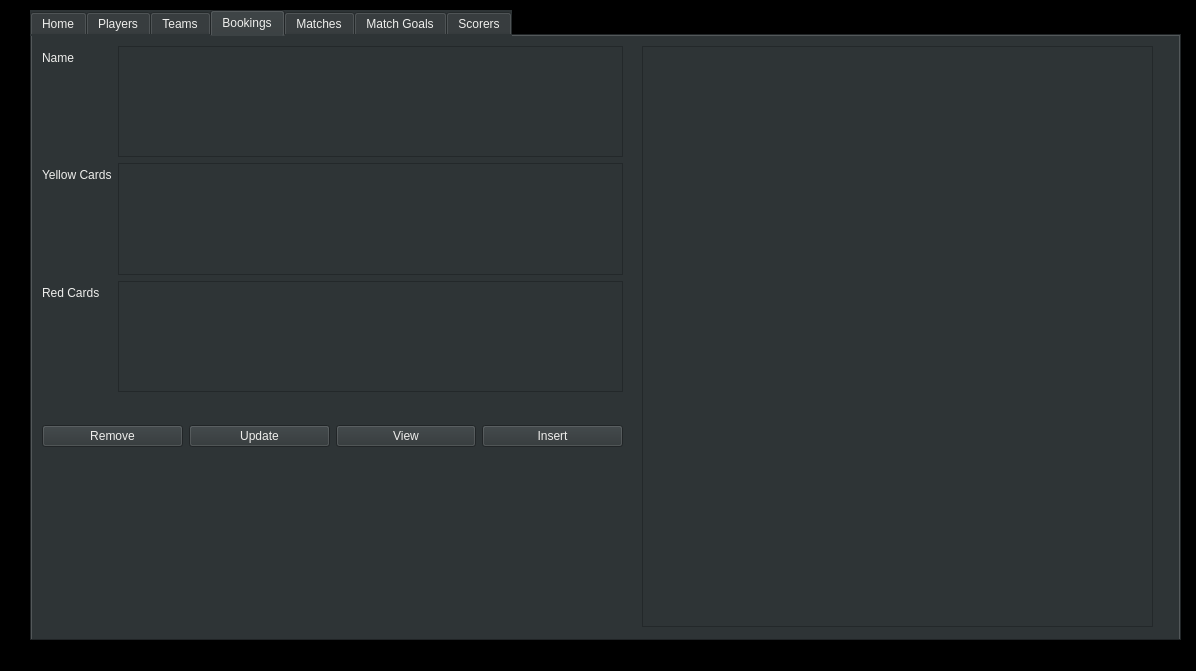
<?xml version="1.0" encoding="UTF-8"?>
<ui version="4.0">
 <class>MainWindow</class>
 <widget class="QMainWindow" name="MainWindow">
  <property name="geometry">
   <rect>
    <x>0</x>
    <y>0</y>
    <width>1196</width>
    <height>671</height>
   </rect>
  </property>
  <property name="windowTitle">
   <string>MainWindow</string>
  </property>
  <property name="autoFillBackground">
   <bool>false</bool>
  </property>
  <property name="styleSheet">
   <string notr="true">background-color: rgb(0, 0, 0);</string>
  </property>
  <widget class="QWidget" name="centralwidget">
   <widget class="QTabWidget" name="tabWidget">
    <property name="geometry">
     <rect>
      <x>30</x>
      <y>10</y>
      <width>1151</width>
      <height>631</height>
     </rect>
    </property>
    <property name="autoFillBackground">
     <bool>true</bool>
    </property>
    <property name="styleSheet">
     <string notr="true">background-color: rgb(46, 52, 54);
color: rgb(238, 238, 236);</string>
    </property>
    <property name="currentIndex">
     <number>3</number>
    </property>
    <widget class="QWidget" name="home_tab">
     <attribute name="title">
      <string>Home</string>
     </attribute>
     <widget class="QLabel" name="label_home">
      <property name="geometry">
       <rect>
        <x>0</x>
        <y>0</y>
        <width>1151</width>
        <height>611</height>
       </rect>
      </property>
      <property name="font">
       <font>
        <family>Linux Libertine Initials O</family>
        <pointsize>18</pointsize>
       </font>
      </property>
      <property name="layoutDirection">
       <enum>Qt::LeftToRight</enum>
      </property>
      <property name="frameShape">
       <enum>QFrame::Box</enum>
      </property>
      <property name="frameShadow">
       <enum>QFrame::Sunken</enum>
      </property>
      <property name="text">
       <string/>
      </property>
      <property name="pixmap">
       <pixmap>1200px-Panoramic_santiago_bernabeu.jpg</pixmap>
      </property>
      <property name="alignment">
       <set>Qt::AlignCenter</set>
      </property>
      <property name="margin">
       <number>-2</number>
      </property>
     </widget>
     <widget class="QLabel" name="label">
      <property name="geometry">
       <rect>
        <x>370</x>
        <y>320</y>
        <width>301</width>
        <height>61</height>
       </rect>
      </property>
      <property name="font">
       <font>
        <family>Noto Sans CJK JP</family>
        <pointsize>25</pointsize>
        <weight>75</weight>
        <italic>true</italic>
        <bold>true</bold>
        <underline>false</underline>
       </font>
      </property>
      <property name="autoFillBackground">
       <bool>false</bool>
      </property>
      <property name="styleSheet">
       <string notr="true">background-color: rgb(46, 52, 54);
color: rgb(211, 215, 207);</string>
      </property>
      <property name="text">
       <string>FIFA Manager 1.01</string>
      </property>
      <property name="textFormat">
       <enum>Qt::RichText</enum>
      </property>
      <property name="wordWrap">
       <bool>false</bool>
      </property>
     </widget>
     <widget class="QLabel" name="label_28">
      <property name="geometry">
       <rect>
        <x>420</x>
        <y>380</y>
        <width>191</width>
        <height>31</height>
       </rect>
      </property>
      <property name="font">
       <font>
        <family>Ubuntu</family>
        <pointsize>14</pointsize>
        <weight>50</weight>
        <italic>false</italic>
        <bold>false</bold>
       </font>
      </property>
      <property name="autoFillBackground">
       <bool>false</bool>
      </property>
      <property name="styleSheet">
       <string notr="true">background-color: rgb(46, 52, 54);
font: 14pt &quot;Ubuntu&quot;;
color: rgb(211, 215, 207);</string>
      </property>
      <property name="text">
       <string>FIFAマネージャー1.01</string>
      </property>
      <property name="textFormat">
       <enum>Qt::RichText</enum>
      </property>
      <property name="wordWrap">
       <bool>false</bool>
      </property>
     </widget>
    </widget>
    <widget class="QWidget" name="Players_tab">
     <attribute name="title">
      <string>Players</string>
     </attribute>
     <widget class="QTableView" name="tableView_players">
      <property name="geometry">
       <rect>
        <x>610</x>
        <y>10</y>
        <width>511</width>
        <height>581</height>
       </rect>
      </property>
      <property name="autoFillBackground">
       <bool>false</bool>
      </property>
     </widget>
     <widget class="QWidget" name="horizontalLayoutWidget">
      <property name="geometry">
       <rect>
        <x>20</x>
        <y>510</y>
        <width>571</width>
        <height>71</height>
       </rect>
      </property>
      <layout class="QHBoxLayout" name="horizontalLayout">
       <item>
        <widget class="QPushButton" name="pushButton_players_rm">
         <property name="text">
          <string>Remove</string>
         </property>
        </widget>
       </item>
       <item>
        <widget class="QPushButton" name="pushButton_players_up">
         <property name="text">
          <string>Update</string>
         </property>
        </widget>
       </item>
       <item>
        <widget class="QPushButton" name="pushButton_players_vw">
         <property name="text">
          <string>View</string>
         </property>
        </widget>
       </item>
       <item>
        <widget class="QPushButton" name="pushButton_players_in">
         <property name="text">
          <string>Insert</string>
         </property>
        </widget>
       </item>
      </layout>
     </widget>
     <widget class="QWidget" name="formLayoutWidget">
      <property name="geometry">
       <rect>
        <x>20</x>
        <y>10</y>
        <width>571</width>
        <height>481</height>
       </rect>
      </property>
      <layout class="QFormLayout" name="formLayout">
       <property name="fieldGrowthPolicy">
        <enum>QFormLayout::ExpandingFieldsGrow</enum>
       </property>
       <property name="rowWrapPolicy">
        <enum>QFormLayout::WrapLongRows</enum>
       </property>
       <property name="horizontalSpacing">
        <number>6</number>
       </property>
       <property name="verticalSpacing">
        <number>6</number>
       </property>
       <item row="0" column="0">
        <widget class="QLabel" name="label_2">
         <property name="text">
          <string>Name</string>
         </property>
        </widget>
       </item>
       <item row="1" column="0">
        <widget class="QLabel" name="label_4">
         <property name="text">
          <string>Country</string>
         </property>
        </widget>
       </item>
       <item row="2" column="0">
        <widget class="QLabel" name="label_5">
         <property name="text">
          <string>Position</string>
         </property>
        </widget>
       </item>
       <item row="3" column="0">
        <widget class="QLabel" name="label_6">
         <property name="text">
          <string>Age</string>
         </property>
        </widget>
       </item>
       <item row="4" column="0">
        <widget class="QLabel" name="label_7">
         <property name="text">
          <string>Height</string>
         </property>
        </widget>
       </item>
       <item row="5" column="0">
        <widget class="QLabel" name="label_8">
         <property name="text">
          <string>Weight</string>
         </property>
        </widget>
       </item>
       <item row="6" column="0">
        <widget class="QLabel" name="label_9">
         <property name="text">
          <string>Rating</string>
         </property>
        </widget>
       </item>
       <item row="0" column="1">
        <widget class="QTextEdit" name="textEdit_players_nm"/>
       </item>
       <item row="1" column="1">
        <widget class="QTextEdit" name="textEdit_players_cntry"/>
       </item>
       <item row="2" column="1">
        <widget class="QTextEdit" name="textEdit_players_pos"/>
       </item>
       <item row="3" column="1">
        <widget class="QTextEdit" name="textEdit_players_age"/>
       </item>
       <item row="4" column="1">
        <widget class="QTextEdit" name="textEdit_players_ht"/>
       </item>
       <item row="5" column="1">
        <widget class="QTextEdit" name="textEdit_players_wt"/>
       </item>
       <item row="6" column="1">
        <widget class="QTextEdit" name="textEdit_players_rtng"/>
       </item>
      </layout>
     </widget>
    </widget>
    <widget class="QWidget" name="Teams_tab">
     <attribute name="title">
      <string>Teams</string>
     </attribute>
     <widget class="QTableView" name="tableView_teams">
      <property name="geometry">
       <rect>
        <x>610</x>
        <y>10</y>
        <width>511</width>
        <height>581</height>
       </rect>
      </property>
     </widget>
     <widget class="QWidget" name="horizontalLayoutWidget_2">
      <property name="geometry">
       <rect>
        <x>10</x>
        <y>340</y>
        <width>591</width>
        <height>80</height>
       </rect>
      </property>
      <layout class="QHBoxLayout" name="horizontalLayout_2">
       <item>
        <widget class="QPushButton" name="pushButton_teams_rm">
         <property name="text">
          <string>Remove</string>
         </property>
        </widget>
       </item>
       <item>
        <widget class="QPushButton" name="pushButton_teams_up">
         <property name="text">
          <string>Update</string>
         </property>
        </widget>
       </item>
       <item>
        <widget class="QPushButton" name="pushButton_teams_vw">
         <property name="text">
          <string>View</string>
         </property>
        </widget>
       </item>
       <item>
        <widget class="QPushButton" name="pushButton_teams_in">
         <property name="text">
          <string>Insert</string>
         </property>
        </widget>
       </item>
      </layout>
     </widget>
     <widget class="QWidget" name="formLayoutWidget_2">
      <property name="geometry">
       <rect>
        <x>20</x>
        <y>40</y>
        <width>571</width>
        <height>224</height>
       </rect>
      </property>
      <layout class="QFormLayout" name="formLayout_2">
       <item row="0" column="0">
        <widget class="QLabel" name="label_10">
         <property name="text">
          <string>Name</string>
         </property>
        </widget>
       </item>
       <item row="1" column="0">
        <widget class="QLabel" name="label_11">
         <property name="text">
          <string>Country</string>
         </property>
        </widget>
       </item>
       <item row="2" column="0">
        <widget class="QLabel" name="label_12">
         <property name="text">
          <string>Captain</string>
         </property>
        </widget>
       </item>
       <item row="0" column="1">
        <widget class="QTextEdit" name="textEdit_teams_nm"/>
       </item>
       <item row="1" column="1">
        <widget class="QTextEdit" name="textEdit_teams_cntry"/>
       </item>
       <item row="2" column="1">
        <widget class="QTextEdit" name="textEdit_teams_cptn"/>
       </item>
      </layout>
     </widget>
    </widget>
    <widget class="QWidget" name="Bookings_tab">
     <attribute name="title">
      <string>Bookings</string>
     </attribute>
     <widget class="QTableView" name="tableView_bookings">
      <property name="geometry">
       <rect>
        <x>610</x>
        <y>10</y>
        <width>511</width>
        <height>581</height>
       </rect>
      </property>
     </widget>
     <widget class="QWidget" name="horizontalLayoutWidget_3">
      <property name="geometry">
       <rect>
        <x>10</x>
        <y>360</y>
        <width>581</width>
        <height>80</height>
       </rect>
      </property>
      <layout class="QHBoxLayout" name="horizontalLayout_3">
       <item>
        <widget class="QPushButton" name="pushButton_bookings_rm">
         <property name="text">
          <string>Remove</string>
         </property>
        </widget>
       </item>
       <item>
        <widget class="QPushButton" name="pushButton_bookings_up">
         <property name="text">
          <string>Update</string>
         </property>
        </widget>
       </item>
       <item>
        <widget class="QPushButton" name="pushButton_bookings_vw">
         <property name="text">
          <string>View</string>
         </property>
        </widget>
       </item>
       <item>
        <widget class="QPushButton" name="pushButton_bookings_in">
         <property name="text">
          <string>Insert</string>
         </property>
        </widget>
       </item>
      </layout>
     </widget>
     <widget class="QWidget" name="formLayoutWidget_3">
      <property name="geometry">
       <rect>
        <x>10</x>
        <y>10</y>
        <width>581</width>
        <height>346</height>
       </rect>
      </property>
      <layout class="QFormLayout" name="formLayout_4">
       <item row="0" column="0">
        <widget class="QLabel" name="label_13">
         <property name="text">
          <string>Name</string>
         </property>
        </widget>
       </item>
       <item row="1" column="0">
        <widget class="QLabel" name="label_14">
         <property name="text">
          <string>Yellow Cards</string>
         </property>
        </widget>
       </item>
       <item row="2" column="0">
        <widget class="QLabel" name="label_15">
         <property name="text">
          <string>Red Cards</string>
         </property>
        </widget>
       </item>
       <item row="0" column="1">
        <widget class="QTextEdit" name="textEdit_bookings_nm">
         <property name="sizePolicy">
          <sizepolicy hsizetype="Expanding" vsizetype="Expanding">
           <horstretch>0</horstretch>
           <verstretch>0</verstretch>
          </sizepolicy>
         </property>
        </widget>
       </item>
       <item row="1" column="1">
        <widget class="QTextEdit" name="textEdit_bookings_yc"/>
       </item>
       <item row="2" column="1">
        <widget class="QTextEdit" name="textEdit_bookings_rc"/>
       </item>
      </layout>
     </widget>
    </widget>
    <widget class="QWidget" name="Matches_tab">
     <attribute name="title">
      <string>Matches</string>
     </attribute>
     <widget class="QTableView" name="tableView_matches">
      <property name="geometry">
       <rect>
        <x>610</x>
        <y>10</y>
        <width>511</width>
        <height>581</height>
       </rect>
      </property>
     </widget>
     <widget class="QWidget" name="horizontalLayoutWidget_4">
      <property name="geometry">
       <rect>
        <x>20</x>
        <y>470</y>
        <width>571</width>
        <height>80</height>
       </rect>
      </property>
      <layout class="QHBoxLayout" name="horizontalLayout_4">
       <item>
        <widget class="QPushButton" name="pushButton_matches_rm">
         <property name="text">
          <string>Remove</string>
         </property>
        </widget>
       </item>
       <item>
        <widget class="QPushButton" name="pushButton_matches_up">
         <property name="text">
          <string>Update</string>
         </property>
        </widget>
       </item>
       <item>
        <widget class="QPushButton" name="pushButton_matches_vw">
         <property name="text">
          <string>View</string>
         </property>
        </widget>
       </item>
       <item>
        <widget class="QPushButton" name="pushButton_matches_in">
         <property name="text">
          <string>Insert</string>
         </property>
        </widget>
       </item>
      </layout>
     </widget>
     <widget class="QWidget" name="formLayoutWidget_4">
      <property name="geometry">
       <rect>
        <x>20</x>
        <y>20</y>
        <width>571</width>
        <height>452</height>
       </rect>
      </property>
      <layout class="QFormLayout" name="formLayout_5">
       <item row="0" column="0">
        <widget class="QLabel" name="label_16">
         <property name="text">
          <string>Match No.</string>
         </property>
        </widget>
       </item>
       <item row="0" column="1">
        <widget class="QTextEdit" name="textEdit_matches_mn"/>
       </item>
       <item row="1" column="0">
        <widget class="QLabel" name="label_17">
         <property name="text">
          <string>Team 1</string>
         </property>
        </widget>
       </item>
       <item row="1" column="1">
        <widget class="QTextEdit" name="textEdit_matches_t1"/>
       </item>
       <item row="2" column="0">
        <widget class="QLabel" name="label_18">
         <property name="text">
          <string>Team 2</string>
         </property>
        </widget>
       </item>
       <item row="2" column="1">
        <widget class="QTextEdit" name="textEdit_matches_t2"/>
       </item>
       <item row="3" column="0">
        <widget class="QLabel" name="label_19">
         <property name="text">
          <string>Location</string>
         </property>
        </widget>
       </item>
       <item row="3" column="1">
        <widget class="QTextEdit" name="textEdit_matches_loc"/>
       </item>
       <item row="4" column="0">
        <widget class="QLabel" name="label_20">
         <property name="text">
          <string>Date &amp; time</string>
         </property>
        </widget>
       </item>
       <item row="4" column="1">
        <widget class="QTextEdit" name="textEdit_matches_dt">
         <property name="styleSheet">
          <string notr="true">color: rgb(136, 138, 133);</string>
         </property>
         <property name="html">
          <string>&lt;!DOCTYPE HTML PUBLIC &quot;-//W3C//DTD HTML 4.0//EN&quot; &quot;http://www.w3.org/TR/REC-html40/strict.dtd&quot;&gt;
&lt;html&gt;&lt;head&gt;&lt;meta name=&quot;qrichtext&quot; content=&quot;1&quot; /&gt;&lt;style type=&quot;text/css&quot;&gt;
p, li { white-space: pre-wrap; }
&lt;/style&gt;&lt;/head&gt;&lt;body style=&quot; font-family:'Ubuntu'; font-size:11pt; font-weight:400; font-style:normal;&quot;&gt;
&lt;p style=&quot; margin-top:0px; margin-bottom:0px; margin-left:0px; margin-right:0px; -qt-block-indent:0; text-indent:0px;&quot;&gt;yyyy/mm/dd hh:mm:ss&lt;/p&gt;&lt;/body&gt;&lt;/html&gt;</string>
         </property>
        </widget>
       </item>
      </layout>
     </widget>
    </widget>
    <widget class="QWidget" name="match_goals">
     <attribute name="title">
      <string>Match Goals</string>
     </attribute>
     <widget class="QTableView" name="tableView_match_goals">
      <property name="geometry">
       <rect>
        <x>610</x>
        <y>10</y>
        <width>511</width>
        <height>581</height>
       </rect>
      </property>
     </widget>
     <widget class="QWidget" name="horizontalLayoutWidget_5">
      <property name="geometry">
       <rect>
        <x>20</x>
        <y>380</y>
        <width>571</width>
        <height>80</height>
       </rect>
      </property>
      <layout class="QHBoxLayout" name="horizontalLayout_5">
       <item>
        <widget class="QPushButton" name="pushButton_match_goals_rm">
         <property name="text">
          <string>Remove</string>
         </property>
        </widget>
       </item>
       <item>
        <widget class="QPushButton" name="pushButton_match_goals_up">
         <property name="text">
          <string>Update</string>
         </property>
        </widget>
       </item>
       <item>
        <widget class="QPushButton" name="pushButton_match_goals_vw">
         <property name="text">
          <string>View</string>
         </property>
        </widget>
       </item>
       <item>
        <widget class="QPushButton" name="pushButton_match_goals_in">
         <property name="text">
          <string>Insert</string>
         </property>
        </widget>
       </item>
      </layout>
     </widget>
     <widget class="QWidget" name="formLayoutWidget_5">
      <property name="geometry">
       <rect>
        <x>20</x>
        <y>20</y>
        <width>571</width>
        <height>281</height>
       </rect>
      </property>
      <layout class="QFormLayout" name="formLayout_6">
       <item row="0" column="0">
        <widget class="QLabel" name="label_24">
         <property name="text">
          <string>Name</string>
         </property>
        </widget>
       </item>
       <item row="0" column="1">
        <widget class="QTextEdit" name="textEdit_match_goals_mn_2"/>
       </item>
       <item row="1" column="0">
        <widget class="QLabel" name="label_25">
         <property name="text">
          <string>Team</string>
         </property>
        </widget>
       </item>
       <item row="1" column="1">
        <widget class="QTextEdit" name="textEdit_match_goals_t1"/>
       </item>
       <item row="2" column="0">
        <widget class="QLabel" name="label_26">
         <property name="text">
          <string>Match No.</string>
         </property>
        </widget>
       </item>
       <item row="2" column="1">
        <widget class="QTextEdit" name="textEdit_match_goals_mno"/>
       </item>
       <item row="3" column="0">
        <widget class="QLabel" name="label_27">
         <property name="text">
          <string>Goals</string>
         </property>
        </widget>
       </item>
       <item row="3" column="1">
        <widget class="QTextEdit" name="textEdit_match_goals_gls"/>
       </item>
      </layout>
     </widget>
    </widget>
    <widget class="QWidget" name="Scorers_tab">
     <attribute name="title">
      <string>Scorers</string>
     </attribute>
     <widget class="QLabel" name="label_3">
      <property name="geometry">
       <rect>
        <x>180</x>
        <y>0</y>
        <width>631</width>
        <height>601</height>
       </rect>
      </property>
      <property name="text">
       <string/>
      </property>
      <property name="pixmap">
       <pixmap>20032336-0-image-m-42_1571743623584.jpg</pixmap>
      </property>
     </widget>
     <widget class="QLabel" name="label_21">
      <property name="geometry">
       <rect>
        <x>250</x>
        <y>10</y>
        <width>651</width>
        <height>41</height>
       </rect>
      </property>
      <property name="font">
       <font>
        <family>Norasi</family>
        <pointsize>26</pointsize>
        <weight>75</weight>
        <italic>true</italic>
        <bold>true</bold>
       </font>
      </property>
      <property name="text">
       <string>TOP GOAL SCORERS OF THE LEAGUE</string>
      </property>
     </widget>
     <widget class="QLabel" name="label_23">
      <property name="geometry">
       <rect>
        <x>0</x>
        <y>-10</y>
        <width>311</width>
        <height>611</height>
       </rect>
      </property>
      <property name="text">
       <string/>
      </property>
      <property name="pixmap">
       <pixmap>crop.jpeg</pixmap>
      </property>
     </widget>
     <widget class="QLabel" name="label_22">
      <property name="geometry">
       <rect>
        <x>720</x>
        <y>0</y>
        <width>431</width>
        <height>601</height>
       </rect>
      </property>
      <property name="text">
       <string/>
      </property>
      <property name="pixmap">
       <pixmap>ronaldo-portugal-world-cup-russia-2018.jpg</pixmap>
      </property>
     </widget>
     <widget class="QTableWidget" name="tableWidget_scorers">
      <property name="enabled">
       <bool>false</bool>
      </property>
      <property name="geometry">
       <rect>
        <x>280</x>
        <y>170</y>
        <width>461</width>
        <height>311</height>
       </rect>
      </property>
      <property name="minimumSize">
       <size>
        <width>256</width>
        <height>0</height>
       </size>
      </property>
      <property name="rowCount">
       <number>20</number>
      </property>
      <property name="columnCount">
       <number>2</number>
      </property>
      <attribute name="horizontalHeaderDefaultSectionSize">
       <number>210</number>
      </attribute>
      <row/>
      <row/>
      <row/>
      <row/>
      <row/>
      <row/>
      <row/>
      <row/>
      <row/>
      <row/>
      <row/>
      <row/>
      <row/>
      <row/>
      <row/>
      <row/>
      <row/>
      <row/>
      <row/>
      <row/>
      <column>
       <property name="text">
        <string>NAME</string>
       </property>
      </column>
      <column>
       <property name="text">
        <string>GOALS</string>
       </property>
      </column>
     </widget>
     <zorder>label_3</zorder>
     <zorder>label_23</zorder>
     <zorder>label_22</zorder>
     <zorder>label_21</zorder>
     <zorder>tableWidget_scorers</zorder>
    </widget>
   </widget>
  </widget>
  <widget class="QStatusBar" name="statusbar"/>
 </widget>
 <resources/>
 <connections/>
</ui>
